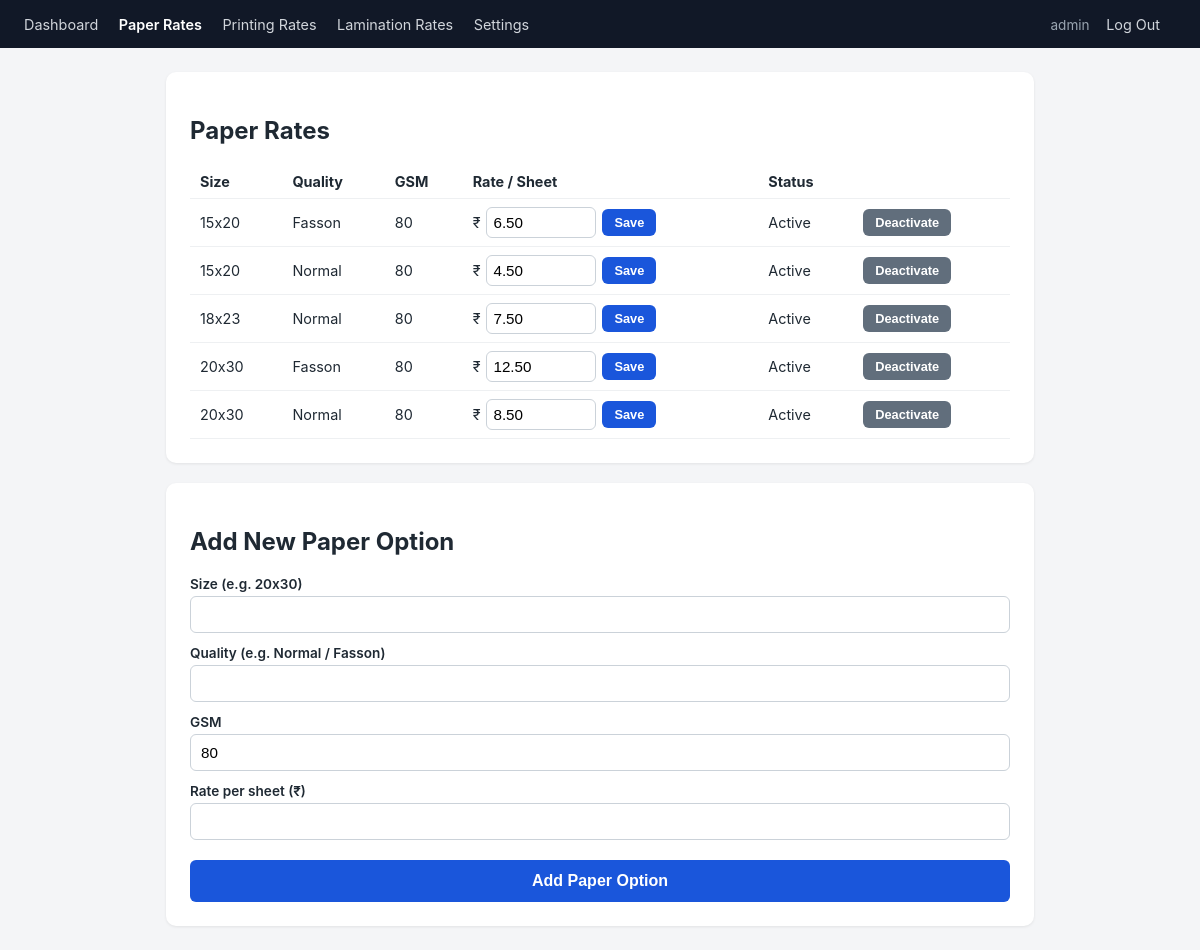
Page /admin/paper-rates.php (signed in) on the committed database.
### tables this page shows
CREATE TABLE paper_rates (
    id              INT AUTO_INCREMENT PRIMARY KEY,
    paper_size      VARCHAR(20)   NOT NULL,    
    paper_quality   VARCHAR(20)   NOT NULL,    
    gsm             INT           NOT NULL DEFAULT 80,
    rate_per_sheet  DECIMAL(10,2) NOT NULL,
    is_active       TINYINT(1)    NOT NULL DEFAULT 1,
    created_at      TIMESTAMP     DEFAULT CURRENT_TIMESTAMP,
    updated_at      TIMESTAMP     DEFAULT CURRENT_TIMESTAMP ON UPDATE CURRENT_TIMESTAMP,
    UNIQUE KEY uniq_paper (paper_size, paper_quality)
);

### admin/paper-rates.php (the view, shortened to what this page needs)
<?php
$db = getDbConnection();
$papers = $db->query("SELECT * FROM paper_rates ORDER BY is_active DESC, paper_size, paper_quality")->fetchAll();
$activePage = 'paper';
require __DIR__ . '/includes/header.php';
?>
<div class="admin-card">
    <h2>Paper Rates</h2>
    <table class="admin-table">
        <thead>
            <tr><th>Size</th><th>Quality</th><th>GSM</th><th>Rate / Sheet</th><th>Status</th><th></th></tr>
        </thead>
        <tbody>
        <?php foreach ($papers as $p): ?>
            <tr>
                <td><?= htmlspecialchars($p['paper_size'], ENT_QUOTES, 'UTF-8') ?></td>
                <td><?= htmlspecialchars($p['paper_quality'], ENT_QUOTES, 'UTF-8') ?></td>
                <td><?= (int) $p['gsm'] ?></td>
                <td>
                    <form method="post" style="display:flex;gap:6px;align-items:center;">
                        ₹<input type="number" step="0.01" min="0" name="rate_per_sheet" value="<?= htmlspecialchars($p['rate_per_sheet'], ENT_QUOTES, 'UTF-8') ?>">
                        <button type="submit" class="btn-primary" style="width:auto;padding:6px 12px;margin:0;font-size:0.8rem;">Save</button>
                    </form>
                </td>
                <td><?= $p['is_active'] ? 'Active' : 'Inactive' ?></td>
                <td>
                    <form method="post">
                        <button type="submit" class="btn-primary" style="width:auto;padding:6px 12px;margin:0;font-size:0.8rem;background:#616e7c;">
                            <?= $p['is_active'] ? 'Deactivate' : 'Activate' ?>
                        </button>
                    </form>
                </td>
            </tr>
        <?php endforeach; ?>
        </tbody>
    </table>
</div>
<div class="admin-card">
    <h2>Add New Paper Option</h2>
    <form method="post">
        <label>Size (e.g. 20x30)</label>
        <input type="text" name="paper_size" required>
        <label>Quality (e.g. Normal / Fasson)</label>
        <input type="text" name="paper_quality" required>
        <label>GSM</label>
        <input type="number" name="gsm" value="80" required>
        <label>Rate per sheet (₹)</label>
        <input type="number" step="0.01" min="0" name="rate_per_sheet" required>
        <button type="submit" class="btn-primary">Add Paper Option</button>
    </form>
</div>
<?php require __DIR__ . '/includes/footer.php'; ?>

### admin/includes/header.php (shortened to what this page needs)
<?php
$activePage = $activePage ?? '';
function navClass(string $page, string $active): string {
    return $page === $active ? 'active' : '';
}
?>
<!DOCTYPE html>
<html lang="en">
<head>
<link rel="stylesheet" href="../assets/css/style.css">
</head>
<body>
<nav class="admin-nav">
    <div>
        <a href="dashboard.php" class="<?= navClass('dashboard', $activePage) ?>">Dashboard</a>
        <a href="paper-rates.php" class="<?= navClass('paper', $activePage) ?>">Paper Rates</a>
        <a href="printing-rates.php" class="<?= navClass('printing', $activePage) ?>">Printing Rates</a>
        <a href="lamination-rates.php" class="<?= navClass('lamination', $activePage) ?>">Lamination Rates</a>
        <a href="settings.php" class="<?= navClass('settings', $activePage) ?>">Settings</a>
    </div>
    <div>
        <span style="color:#9aa5b1;font-size:0.85rem;margin-right:12px;"><?= htmlspecialchars($_SESSION['admin_username'] ?? '', ENT_QUOTES, 'UTF-8') ?></span>
        <a href="logout.php">Log Out</a>
    </div>
</nav>
<div class="admin-wrap">

### admin/includes/footer.php
</div>
</body>
</html>

### assets/css/style.css (style rules this page uses)
* { box-sizing: border-box; }
body { font-family: -apple-system, BlinkMacSystemFont, 'Segoe UI', Roboto, sans-serif; background: #f4f5f7; margin: 0; color: #1f2933; }
label { display: block; font-size: 0.85rem; font-weight: 600; margin: 12px 0 4px; }
input[type="text"], input[type="number"], select { width: 100%; padding: 9px 10px; border: 1px solid #cbd2d9; border-radius: 6px; font-size: 0.95rem; }
.btn-primary { margin-top: 20px; width: 100%; background: #1a56db; color: #fff; border: none; padding: 12px; font-size: 1rem; font-weight: 600; border-radius: 6px; cursor: pointer; }
.admin-nav { background: #111827; padding: 14px 24px; display: flex; justify-content: space-between; align-items: center; }
.admin-nav a { color: #d1d5db; text-decoration: none; margin-right: 16px; font-size: 0.9rem; }
.admin-nav a:hover, .admin-nav a.active { color: #fff; font-weight: 600; }
.admin-wrap { max-width: 900px; margin: 24px auto; padding: 0 16px; }
.admin-card { background: #fff; border-radius: 10px; padding: 24px; box-shadow: 0 1px 3px rgba(0,0,0,0.08); margin-bottom: 20px; }
table.admin-table { width: 100%; border-collapse: collapse; font-size: 0.9rem; }
table.admin-table th, table.admin-table td { padding: 8px 10px; border-bottom: 1px solid #eef0f2; text-align: left; }
table.admin-table input[type="number"], table.admin-table input[type="text"] { width: 110px; padding: 6px; }

### rows in the picture
paper_rates: paper_size "15x20", paper_quality "Fasson", gsm "80", rate_per_sheet "6.50", is_active "Active"
paper_rates: paper_size "15x20", paper_quality "Normal", gsm "80", rate_per_sheet "4.50", is_active "Active"
paper_rates: paper_size "18x23", paper_quality "Normal", gsm "80", rate_per_sheet "7.50", is_active "Active"
paper_rates: paper_size "20x30", paper_quality "Fasson", gsm "80", rate_per_sheet "12.50", is_active "Active"
paper_rates: paper_size "20x30", paper_quality "Normal", gsm "80", rate_per_sheet "8.50", is_active "Active"

### other values in the picture
$_SESSION['admin_username'] "admin"
